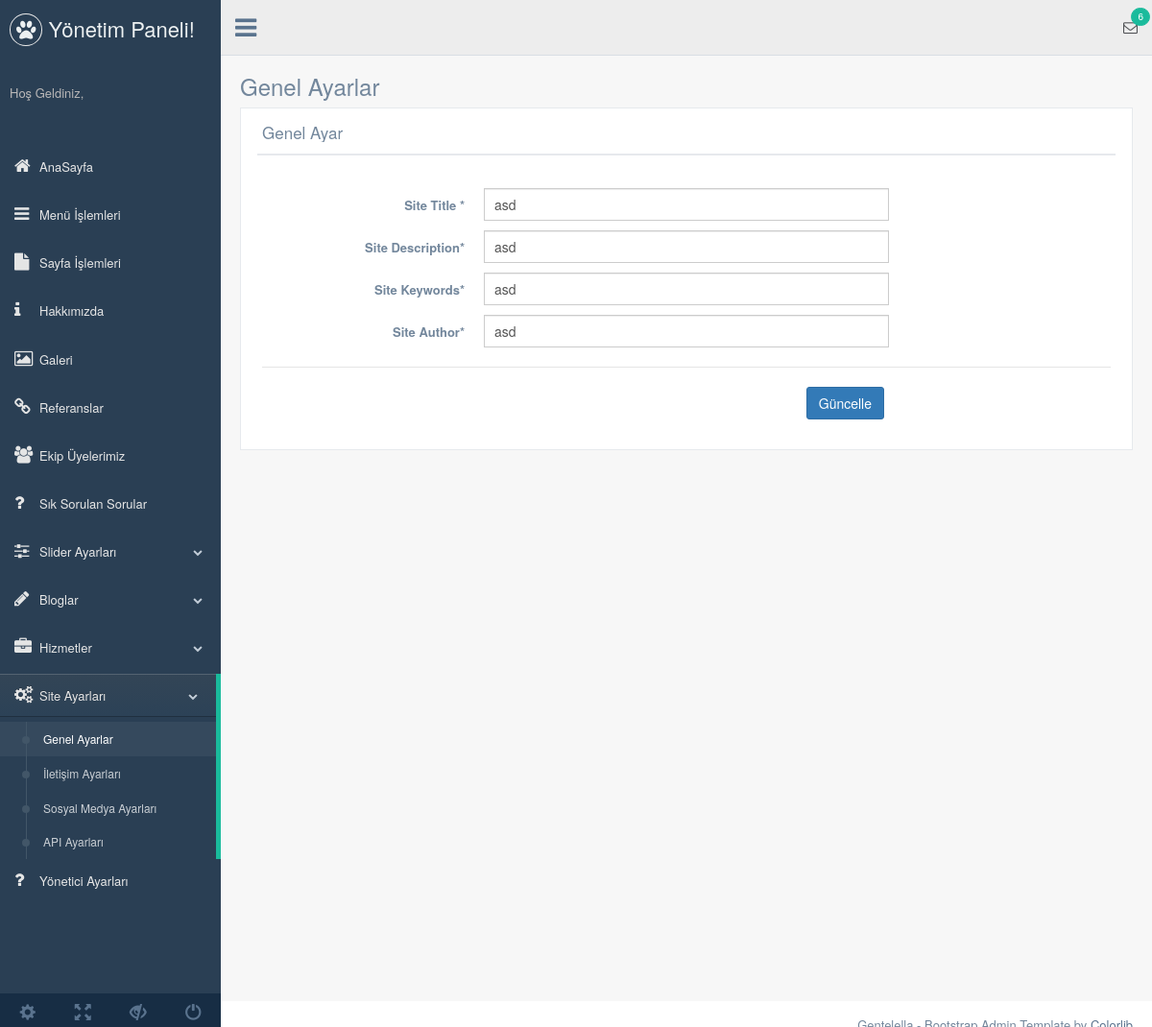
The app's page /admin/production/genel-ayar.php with its own data.
### tables this page shows
CREATE TABLE `ayar` (
  `ayar_id` int(11) NOT NULL,
  `ayar_title` varchar(50) NOT NULL,
  `ayar_descr` varchar(255) NOT NULL,
  `ayar_keywords` varchar(250) NOT NULL,
  `ayar_auth` varchar(200) NOT NULL,
  `ayar_tel` varchar(50) NOT NULL,
  `ayar_gsm` varchar(20) NOT NULL,
  `ayar_fax` varchar(20) NOT NULL,
  `ayar_mail` varchar(100) NOT NULL,
  `ayar_ilce` varchar(100) NOT NULL,
  `ayar_il` varchar(50) NOT NULL,
  `ayar_adres` varchar(350) NOT NULL,
  `ayar_mesai` varchar(150) NOT NULL,
  `ayar_maps` text NOT NULL,
  `ayar_analystic` text NOT NULL,
  `ayar_zopim` text NOT NULL,
  `ayar_facebook` varchar(255) NOT NULL,
  `ayar_twitter` varchar(255) NOT NULL,
  `ayar_instagram` varchar(255) NOT NULL,
  `ayar_google` varchar(255) NOT NULL,
  `ayar_youtube` varchar(255) NOT NULL
);

### admin/functions/db.class.php (called while the page is built)
<?php
class Db{
    private $host = "localhost";
    private $username = "root";
    private $password = "";
    private $dbname = "admin";
    protected function connect()
    {
        try
        {
            $dsn = "mysql:host=".$this->host.";dbname=".$this->dbname;
            $pdo = new PDO($dsn,$this->username,$this->password);
            $pdo->setAttribute(PDO::ATTR_ERRMODE, PDO::ERRMODE_EXCEPTION);
            $pdo->setAttribute(PDO::ATTR_DEFAULT_FETCH_MODE, PDO::FETCH_OBJ);
            return $pdo;
        }
        catch(PDOException $e)
        {
            echo "Bağlantı Hatası: ".$e->getMessage();
        }
    }
}
?>

### admin/functions/functions.class.php (called while the page is built, shortened)
<?php
class ayar extends Db
{
    public function ayarGetir()
    {
        $query = "SELECT * FROM ayar where ayar_id=:id";
        $stmt = $this->connect()->prepare($query);
        $stmt->execute(['id'=>0]);
        return $stmt->fetch();
    }
}
?>

### admin/production/genel-ayar.php (the view, shortened to what this page needs)
<?php
require_once('../functions/db.class.php');
include "../functions/functions.class.php";
include "../production/inc/_header.php";
$ayar = new ayar();
$ayarlar = $ayar->ayarGetir();
?>
<div class="right_col" role="main">
    <div class="">
        <div class="page-title">
            <div class="title_left">
            <h3>Genel Ayarlar</h3>
            </div>
        </div>
        <div class="row">
              <div class="col-md-12 col-sm-12 col-xs-12">
                <div class="x_panel">
                  <div class="x_title">
                    <h2>Genel Ayar
                     </h2>
                    <div class="clearfix"></div>
                  </div>
                  <div class="x_content">
                    <br />
                    <form  method="POST" id="demo-form2" data-parsley-validate class="form-horizontal form-label-left">
                      <div class="form-group">
                        <label class="control-label col-md-3 col-sm-3 col-xs-12" for="ayar_title">Site Title <span class="required">*</span>
                        </label>
                        <div class="col-md-6 col-sm-6 col-xs-12">
                          <input class="form-control col-md-7 col-xs-12" type="text" id="ayar_title" name="ayar_title" required="required" value="<?php echo $ayarlar->ayar_title?>" >
                        </div>
                      </div>
                      <div class="form-group">
                        <label class="control-label col-md-3 col-sm-3 col-xs-12" for="ayar_descr">Site Description<span class="required">*</span>
                        </label>
                        <div class="col-md-6 col-sm-6 col-xs-12">
                          <input class="form-control col-md-7 col-xs-12" type="text" id="ayar_descr" name="ayar_descr" required="required"  value="<?php echo $ayarlar->ayar_descr ?>">
                        </div>
                      </div>
                      <div class="form-group">
                        <label class="control-label col-md-3 col-sm-3 col-xs-12" for="ayar_keywords">Site Keywords<span class="required">*</span>
                        </label>
                        <div class="col-md-6 col-sm-6 col-xs-12">
                          <input class="form-control col-md-7 col-xs-12" type="text" id="ayar_keywords" name="ayar_keywords" required="required"  value="<?php echo $ayarlar->ayar_keywords ?>">
                        </div>
                      </div>
                      <div class="form-group">
                        <label class="control-label col-md-3 col-sm-3 col-xs-12" for="ayar_auth">Site Author<span class="required">*</span>
                        </label>
                        <div class="col-md-6 col-sm-6 col-xs-12">
                          <input class="form-control col-md-7 col-xs-12" type="text" id="ayar_auth" name="ayar_auth" required="required"  value="<?php echo $ayarlar->ayar_auth ?>">
                        </div>
                      </div>
                      <div class="ln_solid"></div>
                      <div class="form-group">
                        <div align="right"  class="col-md-6 col-sm-6 col-xs-12 col-md-offset-3">
                          <button class="btn btn-primary" type="submit" name="submit" >Güncelle</button>
                        </div>
                      </div>
                    </form>
                  </div>
                </div>
            </div>
        </div>
    </div>
</div>
<?php
include "../production/inc/_footer.php";
?>

### records on screen
ayar: ayar_title "asd", ayar_descr "asd", ayar_keywords "asd", ayar_auth "asd"
